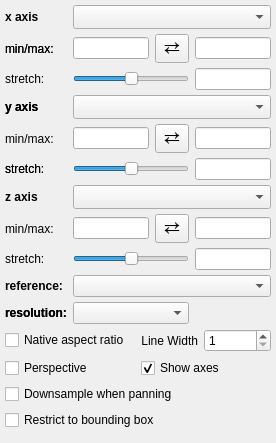
<?xml version="1.0" encoding="UTF-8"?>
<ui version="4.0">
 <class>Widget</class>
 <widget class="QWidget" name="Widget">
  <property name="geometry">
   <rect>
    <x>0</x>
    <y>0</y>
    <width>276</width>
    <height>443</height>
   </rect>
  </property>
  <property name="windowTitle">
   <string>3D_Volume</string>
  </property>
  <layout class="QGridLayout" name="gridLayout_5">
   <property name="leftMargin">
    <number>5</number>
   </property>
   <property name="topMargin">
    <number>5</number>
   </property>
   <property name="rightMargin">
    <number>5</number>
   </property>
   <property name="bottomMargin">
    <number>5</number>
   </property>
   <property name="verticalSpacing">
    <number>5</number>
   </property>
   <item row="11" column="2">
    <widget class="QLabel" name="label_resolution">
     <property name="font">
      <font>
       <bold>true</bold>
      </font>
     </property>
     <property name="text">
      <string>resolution:</string>
     </property>
    </widget>
   </item>
   <item row="6" column="2">
    <widget class="QLabel" name="label">
     <property name="text">
      <string>stretch:</string>
     </property>
    </widget>
   </item>
   <item row="1" column="2">
    <widget class="QLabel" name="label_2">
     <property name="text">
      <string>min/max:</string>
     </property>
    </widget>
   </item>
   <item row="4" column="2">
    <widget class="QLabel" name="x_lab">
     <property name="font">
      <font>
       <bold>true</bold>
      </font>
     </property>
     <property name="text">
      <string>y axis</string>
     </property>
    </widget>
   </item>
   <item row="10" column="2">
    <widget class="QLabel" name="label_reference_data">
     <property name="font">
      <font>
       <bold>true</bold>
      </font>
     </property>
     <property name="text">
      <string>reference:</string>
     </property>
    </widget>
   </item>
   <item row="5" column="3">
    <widget class="QLineEdit" name="valuetext_y_min"/>
   </item>
   <item row="1" column="4">
    <widget class="QToolButton" name="button_flip_x">
     <property name="font">
      <font>
       <pointsize>14</pointsize>
      </font>
     </property>
     <property name="styleSheet">
      <string notr="true">padding: 0px</string>
     </property>
     <property name="text">
      <string>⇄</string>
     </property>
    </widget>
   </item>
   <item row="11" column="2">
    <widget class="QLabel" name="label_resolution">
     <property name="font">
      <font>
       <bold>true</bold>
      </font>
     </property>
     <property name="text">
      <string>resolution:</string>
     </property>
    </widget>
   </item>
   <item row="9" column="2">
    <widget class="QLabel" name="label">
     <property name="text">
      <string>stretch:</string>
     </property>
    </widget>
   </item>
   <item row="8" column="5">
    <widget class="QLineEdit" name="valuetext_z_max"/>
   </item>
   <item row="6" column="5">
    <widget class="QLineEdit" name="valuetext_y_stretch">
     <property name="alignment">
      <set>Qt::AlignRight|Qt::AlignTrailing|Qt::AlignVCenter</set>
     </property>
    </widget>
   </item>
   <item row="13" column="2" colspan="4">
    <layout class="QGridLayout" name="gridLayout">
     <item row="2" column="0" colspan="2">
      <widget class="QCheckBox" name="bool_downsample">
       <property name="enabled">
        <bool>true</bool>
       </property>
       <property name="text">
        <string>Downsample when panning</string>
       </property>
       <property name="checked">
        <bool>false</bool>
       </property>
      </widget>
     </item>
     <item row="0" column="0">
      <widget class="QCheckBox" name="bool_native_aspect">
       <property name="text">
        <string>Native aspect ratio</string>
       </property>
      </widget>
     </item>
     <item row="1" column="0">
      <widget class="QCheckBox" name="bool_perspective_view">
       <property name="text">
        <string>Perspective</string>
       </property>
       <property name="checked">
        <bool>false</bool>
       </property>
      </widget>
     </item>
     <item row="0" column="1">
      <layout class="QHBoxLayout" name="horizontalLayout">
       <item>
        <widget class="QLabel" name="label_line_width">
         <property name="sizePolicy">
          <sizepolicy hsizetype="Maximum" vsizetype="Preferred">
           <horstretch>0</horstretch>
           <verstretch>0</verstretch>
          </sizepolicy>
         </property>
         <property name="text">
          <string>Line Width</string>
         </property>
         <property name="alignment">
          <set>Qt::AlignRight|Qt::AlignTrailing|Qt::AlignVCenter</set>
         </property>
        </widget>
       </item>
       <item>
        <widget class="QSpinBox" name="value_line_width">
         <property name="minimum">
          <number>1</number>
         </property>
         <property name="maximum">
          <number>15</number>
         </property>
        </widget>
       </item>
      </layout>
     </item>
     <item row="3" column="0" colspan="2">
      <widget class="QCheckBox" name="bool_clip_data">
       <property name="text">
        <string>Restrict to bounding box</string>
       </property>
      </widget>
     </item>
     <item row="1" column="1">
      <widget class="QCheckBox" name="bool_visible_axes">
       <property name="text">
        <string>Show axes</string>
       </property>
       <property name="checked">
        <bool>true</bool>
       </property>
      </widget>
     </item>
    </layout>
   </item>
   <item row="8" column="2">
    <widget class="QLabel" name="label_2">
     <property name="text">
      <string>min/max:</string>
     </property>
    </widget>
   </item>
   <item row="5" column="2">
    <widget class="QLabel" name="label_2">
     <property name="text">
      <string>min/max:</string>
     </property>
    </widget>
   </item>
   <item row="0" column="3" colspan="3">
    <widget class="QComboBox" name="combosel_x_att">
     <property name="sizeAdjustPolicy">
      <enum>QComboBox::AdjustToMinimumContentsLengthWithIcon</enum>
     </property>
    </widget>
   </item>
   <item row="4" column="3" colspan="3">
    <widget class="QComboBox" name="combosel_y_att">
     <property name="sizeAdjustPolicy">
      <enum>QComboBox::AdjustToMinimumContentsLengthWithIcon</enum>
     </property>
    </widget>
   </item>
   <item row="14" column="2">
    <spacer name="verticalSpacer">
     <property name="orientation">
      <enum>Qt::Vertical</enum>
     </property>
     <property name="sizeHint" stdset="0">
      <size>
       <width>20</width>
       <height>40</height>
      </size>
     </property>
    </spacer>
   </item>
   <item row="6" column="3" colspan="2">
    <widget class="QSlider" name="value_y_stretch">
     <property name="minimum">
      <number>-10000</number>
     </property>
     <property name="maximum">
      <number>10000</number>
     </property>
     <property name="singleStep">
      <number>0</number>
     </property>
     <property name="orientation">
      <enum>Qt::Horizontal</enum>
     </property>
    </widget>
   </item>
   <item row="4" column="2">
    <widget class="QLabel" name="x_lab">
     <property name="font">
      <font>
       <bold>true</bold>
      </font>
     </property>
     <property name="text">
      <string>y axis</string>
     </property>
    </widget>
   </item>
   <item row="2" column="2">
    <widget class="QLabel" name="label">
     <property name="text">
      <string>stretch:</string>
     </property>
    </widget>
   </item>
   <item row="8" column="4">
    <widget class="QToolButton" name="button_flip_z">
     <property name="font">
      <font>
       <pointsize>14</pointsize>
      </font>
     </property>
     <property name="styleSheet">
      <string notr="true">padding: 0px</string>
     </property>
     <property name="text">
      <string>⇄</string>
     </property>
    </widget>
   </item>
   <item row="6" column="2">
    <widget class="QLabel" name="label">
     <property name="text">
      <string>stretch:</string>
     </property>
    </widget>
   </item>
   <item row="8" column="3">
    <widget class="QLineEdit" name="valuetext_z_min"/>
   </item>
   <item row="2" column="5">
    <widget class="QLineEdit" name="valuetext_x_stretch">
     <property name="alignment">
      <set>Qt::AlignRight|Qt::AlignTrailing|Qt::AlignVCenter</set>
     </property>
    </widget>
   </item>
   <item row="7" column="3" colspan="3">
    <widget class="QComboBox" name="combosel_z_att">
     <property name="sizeAdjustPolicy">
      <enum>QComboBox::AdjustToMinimumContentsLengthWithIcon</enum>
     </property>
    </widget>
   </item>
   <item row="10" column="3" colspan="3">
    <widget class="QComboBox" name="combosel_reference_data"/>
   </item>
   <item row="9" column="5">
    <widget class="QLineEdit" name="valuetext_z_stretch">
     <property name="alignment">
      <set>Qt::AlignRight|Qt::AlignTrailing|Qt::AlignVCenter</set>
     </property>
    </widget>
   </item>
   <item row="5" column="4">
    <widget class="QToolButton" name="button_flip_y">
     <property name="font">
      <font>
       <pointsize>14</pointsize>
      </font>
     </property>
     <property name="styleSheet">
      <string notr="true">padding: 0px</string>
     </property>
     <property name="text">
      <string>⇄</string>
     </property>
    </widget>
   </item>
   <item row="9" column="3" colspan="2">
    <widget class="QSlider" name="value_z_stretch">
     <property name="minimum">
      <number>-10000</number>
     </property>
     <property name="maximum">
      <number>10000</number>
     </property>
     <property name="singleStep">
      <number>0</number>
     </property>
     <property name="orientation">
      <enum>Qt::Horizontal</enum>
     </property>
    </widget>
   </item>
   <item row="0" column="2">
    <widget class="QLabel" name="x_lab">
     <property name="font">
      <font>
       <bold>true</bold>
      </font>
     </property>
     <property name="text">
      <string>x axis</string>
     </property>
    </widget>
   </item>
   <item row="1" column="2">
    <widget class="QLabel" name="label_2">
     <property name="text">
      <string>min/max:</string>
     </property>
    </widget>
   </item>
   <item row="11" column="3" colspan="2">
    <widget class="QComboBox" name="combosel_resolution"/>
   </item>
   <item row="5" column="5">
    <widget class="QLineEdit" name="valuetext_y_max"/>
   </item>
   <item row="2" column="3" colspan="2">
    <widget class="QSlider" name="value_x_stretch">
     <property name="minimum">
      <number>-10000</number>
     </property>
     <property name="maximum">
      <number>10000</number>
     </property>
     <property name="singleStep">
      <number>0</number>
     </property>
     <property name="orientation">
      <enum>Qt::Horizontal</enum>
     </property>
    </widget>
   </item>
   <item row="7" column="2">
    <widget class="QLabel" name="x_lab">
     <property name="font">
      <font>
       <bold>true</bold>
      </font>
     </property>
     <property name="text">
      <string>z axis</string>
     </property>
    </widget>
   </item>
   <item row="1" column="5">
    <widget class="QLineEdit" name="valuetext_x_max"/>
   </item>
   <item row="12" column="2" colspan="4">
    <layout class="QVBoxLayout" name="layout_slices"/>
   </item>
   <item row="1" column="3">
    <widget class="QLineEdit" name="valuetext_x_min"/>
   </item>
  </layout>
 </widget>
 <layoutdefault spacing="6" margin="11"/>
 <resources/>
 <connections/>
</ui>
